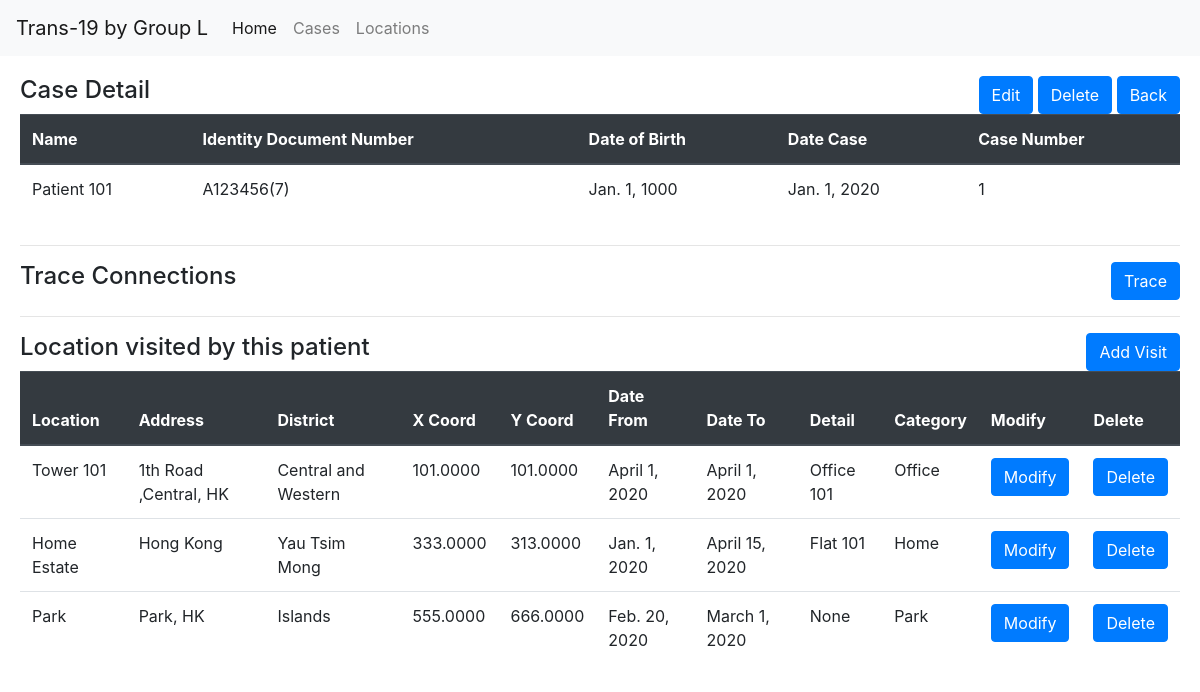
The page /case/1/ (signed in) on the database as committed earlier.
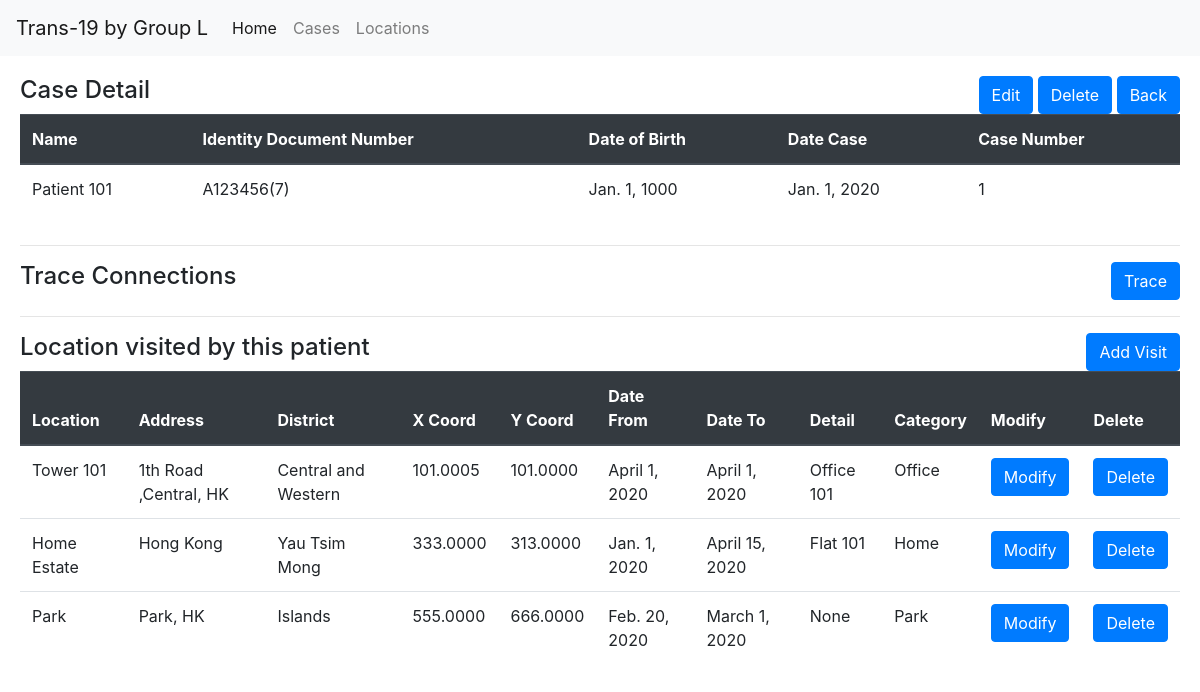
The same page on the database as committed later.
### record/models.py (models this page shows, shortened)
class VisitRecord(models.Model):
	case 			= models.ForeignKey(CaseRecord, on_delete=models.CASCADE)
	location		= models.ForeignKey(LocationRecord, on_delete=models.PROTECT)
	date_from		= models.DateField()
	date_to			= models.DateField()
	detail			= models.CharField(max_length=127, null=True, blank=True)
	category		= models.CharField(max_length=30)

class LocationRecord(models.Model):
	CENTRALANDWESTERN = 'Central and Western'
	EASTERN = 'Eastern'
	SOUTHERN = 'Southern'
	WANCHAI = 'Wan Chai'
	SHAMSHUIPO = 'Sham Shui Po'
	KOWLOONCITY = 'Kowloon City'
	KWUNTONG = 'Kwun Tong'
	WONGTAISIN = 'Wong Tai Sin'
	YAUTSIMMONG = 'Yau Tsim Mong'
	ISLANDS = 'Islands'
	KWAITSING = 'Kwai Tsing'
	NORTH = 'North'
	SAIKUNG = 'Sai Kung'
	SHATIN = 'Sha Tin'
	TAIPO = 'Tai Po'
	TSUENWAN = 'Tsuen Wan'
	TUENMUN = 'Tuen Mun'
	YUENLONG = 'Yuen Long'
	DISTRICT_CHOICES = [
		(CENTRALANDWESTERN,'Central and Western'),
		(EASTERN,'Eastern'),
		(SOUTHERN,'Southern'),
		(WANCHAI,'Wan Chai'),
		(SHAMSHUIPO,'Sham Shui Po'),
		(KOWLOONCITY,'Kowloon City'),
		(KWUNTONG,'Kwun Tong'),
		(WONGTAISIN,'Wong Tai Sin'),
		(YAUTSIMMONG,'Yau Tsim Mong'),
		(ISLANDS,'Islands'),
		(KWAITSING,'Kwai Tsing'),
		(NORTH,'North'),
		(SAIKUNG,'Sai Kung'),
		(SHATIN,'Sha Tin'),
		(TAIPO,'Tai Po'),
		(TSUENWAN,'Tsuen Wan'),
		(TUENMUN,'Tuen Mun'),
		(YUENLONG,'Yuen Long'),
	]
	location		= models.CharField(max_length=127)
	address			= models.CharField(max_length=255, null=True, blank=True)
	district		= models.CharField(max_length=20, choices=DISTRICT_CHOICES, default=CENTRALANDWESTERN)
	x_coord			= models.DecimalField(max_digits=22, decimal_places=4, null=True)
	y_coord			= models.DecimalField(max_digits=22, decimal_places=4, null=True)

### record/case_views.py (the view)
# urls.py: path('<int:pkey>/',case_record_detail_view),
@login_required
def case_record_detail_view(request, pkey):
	obj_case = get_object_or_404(CaseRecord, pk=pkey)
	template_name = "case/detail.html"
	context = {'object_case': obj_case}
	return render(request, template_name, context)

### record/models.py (called while the page is built)
	def get_absolute_url(self):
		return f"/case/{self.pk}"

	def get_edit_url(self):
		return f"{self.get_absolute_url()}/modify"

	def get_delete_url(self):
		return f"{self.get_absolute_url()}/delete"

### record/templates/case/detail.html (shortened to what this page needs)
{% extends "base.html" %}
{% block content %}
<div class="row">
	<div class="col-6">
		<h4 style="display:inline">Case Detail</h4>
	</div>
	<div class="col-6">
		<div class="text-right">
			<a href='{{ object_case.get_edit_url }}' class="btn btn-primary">Edit</a>
			<a href='{{ object_case.get_delete_url }}' class="btn btn-primary">Delete</a>
			<a class="btn btn-primary" href=".."> Back </a>
		</div>
	</div>
</div>
<div class='row'>
	<div class='col-12'>
		<table class="table">
			<thead class="thead-dark">
				<tr>
					<th>Name</th>
					<th>Identity Document Number</th>
					<th>Date of Birth</th>
					<th>Date Case</th>
					<th>Case Number</th>
				</tr>
			</thead>
			<tbody>
				<tr>
					<td>{{object_case.name}}</td>
					<td>{{object_case.id_number}}</td>
					<td>{{object_case.date_of_birth}}</td>
					<td>{{object_case.date_of_comfirmed}}</td>
					<td>{{object_case.case_number}}</td>
				</tr>
			</tbody>
		</table>
	</div>
</div>
<hr>
<div class="row">
	<div class='col-6'>
		<h4 style="display:inline">Trace Connections</h4>
	</div>
	<div class="col-6">
		<div class="text-right">
			<a href="trace" class="btn btn-primary">Trace</a>
		</div>
	</div>
</div>
<hr>
<div class="row">
	<div class='col-6'>
		<h4 style="display:inline">Location visited by this patient</h4>
	</div>
	<div class="col-6">
		<div class="text-right">
			<a href="visit/add/" class="btn btn-primary">Add Visit</a>
		</div>
	</div>
</div>
<div class="row">
	<div class='col-12'>
		<table class="table">
			<thead class="thead-dark">
				<tr>
					<th>Location</th>
					<th>Address</th>
					<th>District</th>
					<th>X Coord</th>
					<th>Y Coord</th>
					<th>Date From</th>
					<th>Date To</th>
					<th>Detail</th>
					<th>Category</th>
					<th>Modify</th>
					<th>Delete</th>
				</tr>
			</thead>
			<tbody>
				{% for visit in object_case.visitrecord_set.all %}
				<tr>
					<td>{{ visit.location.location }}</td>
					<td>{{ visit.location.address }}</td>
					<td>{{ visit.location.district }}</td>
					<td>{{ visit.location.x_coord }}</td>
					<td>{{ visit.location.y_coord }}</td>
					<td>{{ visit.date_from }}</td>
					<td>{{ visit.date_to }}</td>
					<td>{{ visit.detail }}</td>
					<td>{{ visit.category }}</td>
					<td><a class="btn btn-primary" href="visit/{{ visit.pk }}/modify" style=>Modify</a></td>
					<td><a class="btn btn-primary" href="visit/{{ visit.pk }}/delete" style=>Delete</a></td>
				</tr>
				{% endfor %}
			</tbody>
		</table>
	</div>
</div>
{% endblock %}

Rows that differ between the two databases and show on the page:
changed through a linked row, VisitRecord "April 1, 2020": location.x_coord "101.0000" → "101.0005"
